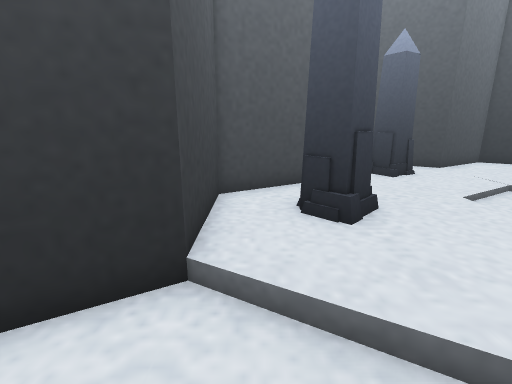
[1] (above)

16 first-person views from a walk through a Unity game level. The camera is 1.33 m above the floor, tilts 14° down and sees 85° across. The floor is counted in squares, 0.58 m on a side. Each view is taken from the middle of a square. On the plan, view 1 faces up. The plan holds only what a view shows up to about 18 squares ahead; the rest is blank. The place goes on beyond the plan. The player is left out.

[2]
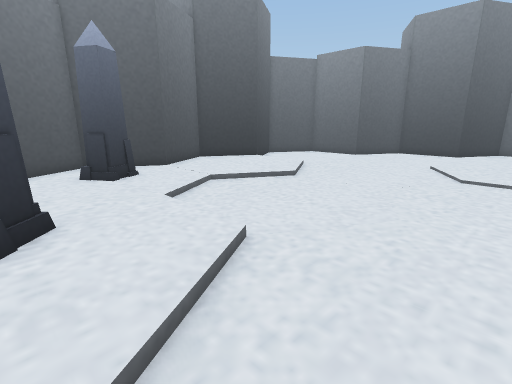

[3]
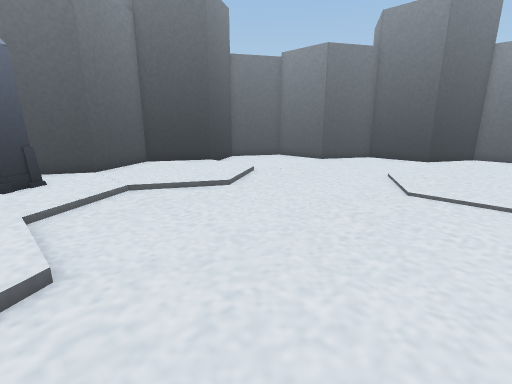

[4]
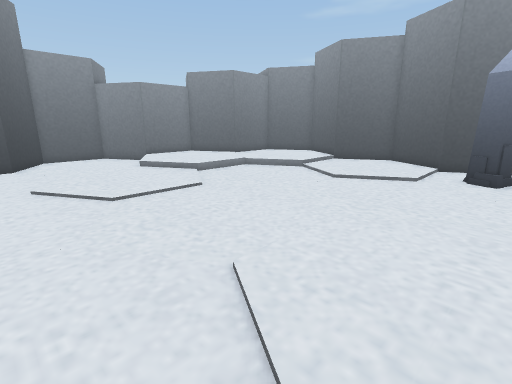

[5]
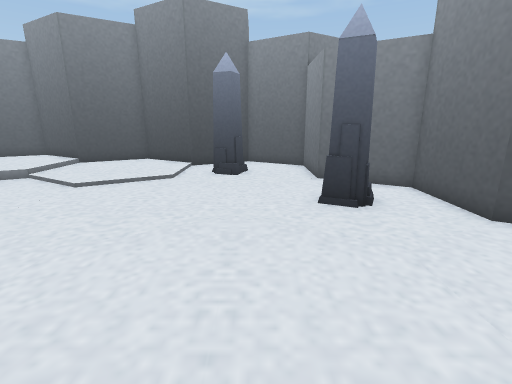

[6]
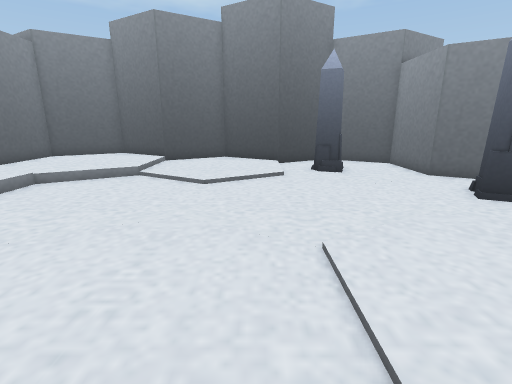

[7]
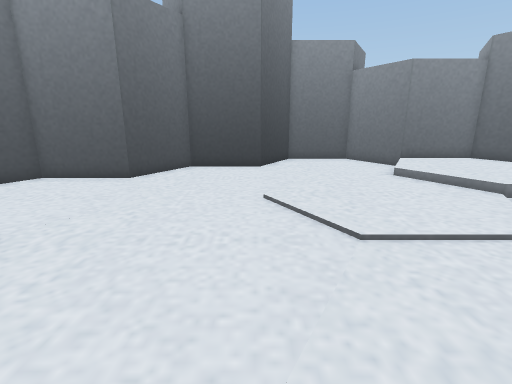

[8]
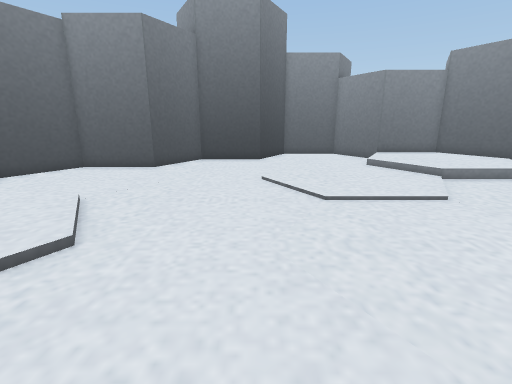

[9]
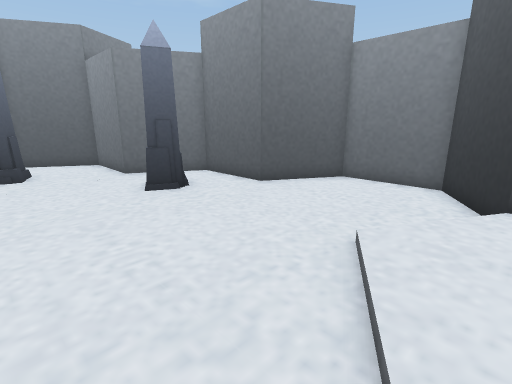

[10]
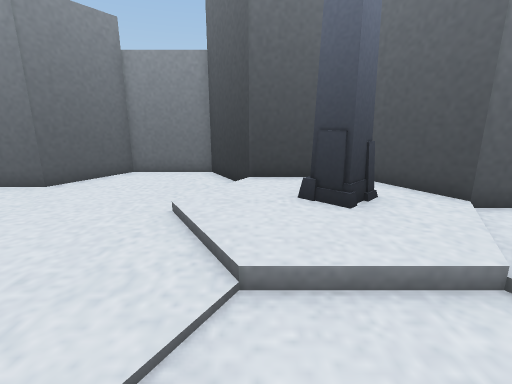

[11]
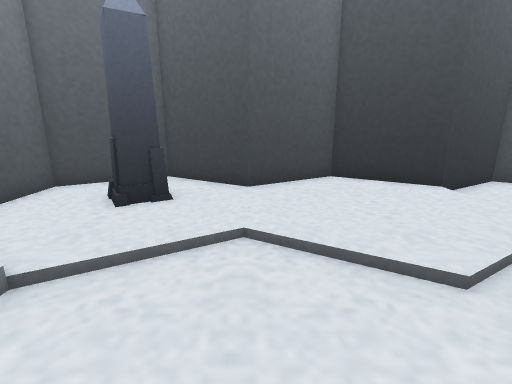

[12]
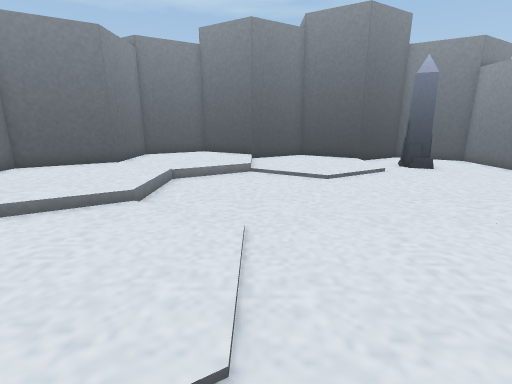

[13]
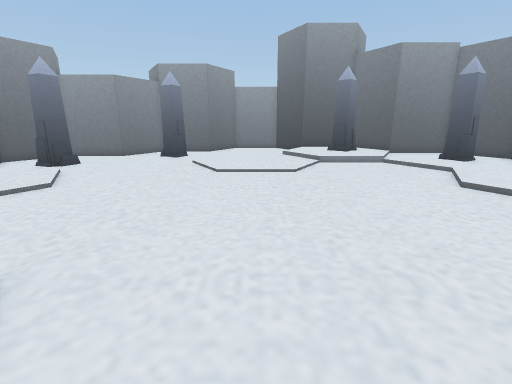

[14]
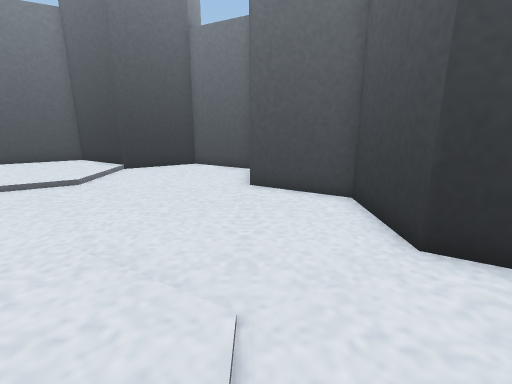

[15]
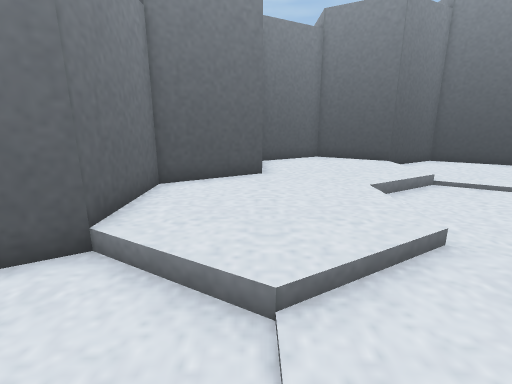

[16]
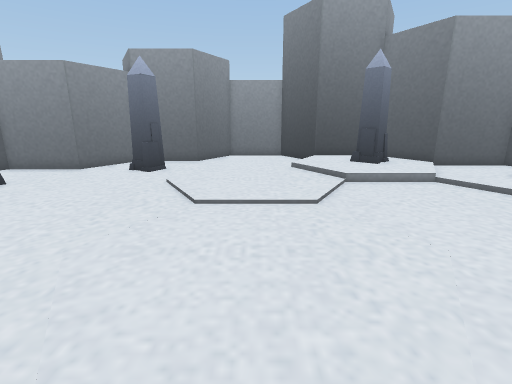

### Floor plan
Key: @ floor where view 1 was taken; # wall or solid block; . main floor; : floor 0.25 m higher than the main floor; / step, stairs or slope; P pillar.
Columns run from 4 left of view 1 to 28 right of it. Each row starts with its distance up from view 1.
 15         ####   ###   ####
 14       ###..#####.#####..###
 13       #...####.....##.....#
 12       #..PP...............#
 11       #..PP...............#
 10       #...................#
  9     ###.....///...//......###
  8    ##::::./...././..........##
  7    #::P:::...................#
  6    #:PP:::...................#
  5    #::::::...................#
  4   ##::::::...................##
  3 ###./:::/.....................###
  2 #.....//........................#
  1 #...............................#
  0 #...@...........................#
 -1 #...............................#
 -2 #........................//.....#
 -3 ###...................../:::/.###
 -4   ##...................::::::##
 -5    #..PP...............::::::#
 -6    #.PPP...............::::::#
 -7    #...................::::::#
 -8    ##................./:::::##
 -9     ###............./:::::###
-10       #.............::::::#
-11       #...#P........::::::#
-12       #...PP........::::::#
-13       #.....##.....##:::::#
-14       ###..#####.#####::###
-15         ####   ###   ####

Where each view was taken, in squares from view 1:
view 1: 0 up, 0 right, facing up
view 2: 0 up, 2 right, facing up-right
view 3: 1 down, 5 right, facing up-right
view 4: 5 up, 5 right, facing down-right
view 5: 3 up, 5 right, facing down
view 6: 3 up, 10 right, facing down
view 7: 4 up, 10 right, facing right
view 8: 4 up, 7 right, facing right
view 9: 4 up, 7 right, facing down-left
view 10: 4 up, 9 right, facing left
view 11: 4 up, 9 right, facing up
view 12: 4 up, 15 right, facing down
view 13: 0 up, 22 right, facing left
view 14: 1 down, 22 right, facing up
view 15: 1 up, 22 right, facing down
view 16: 0 up, 17 right, facing left
